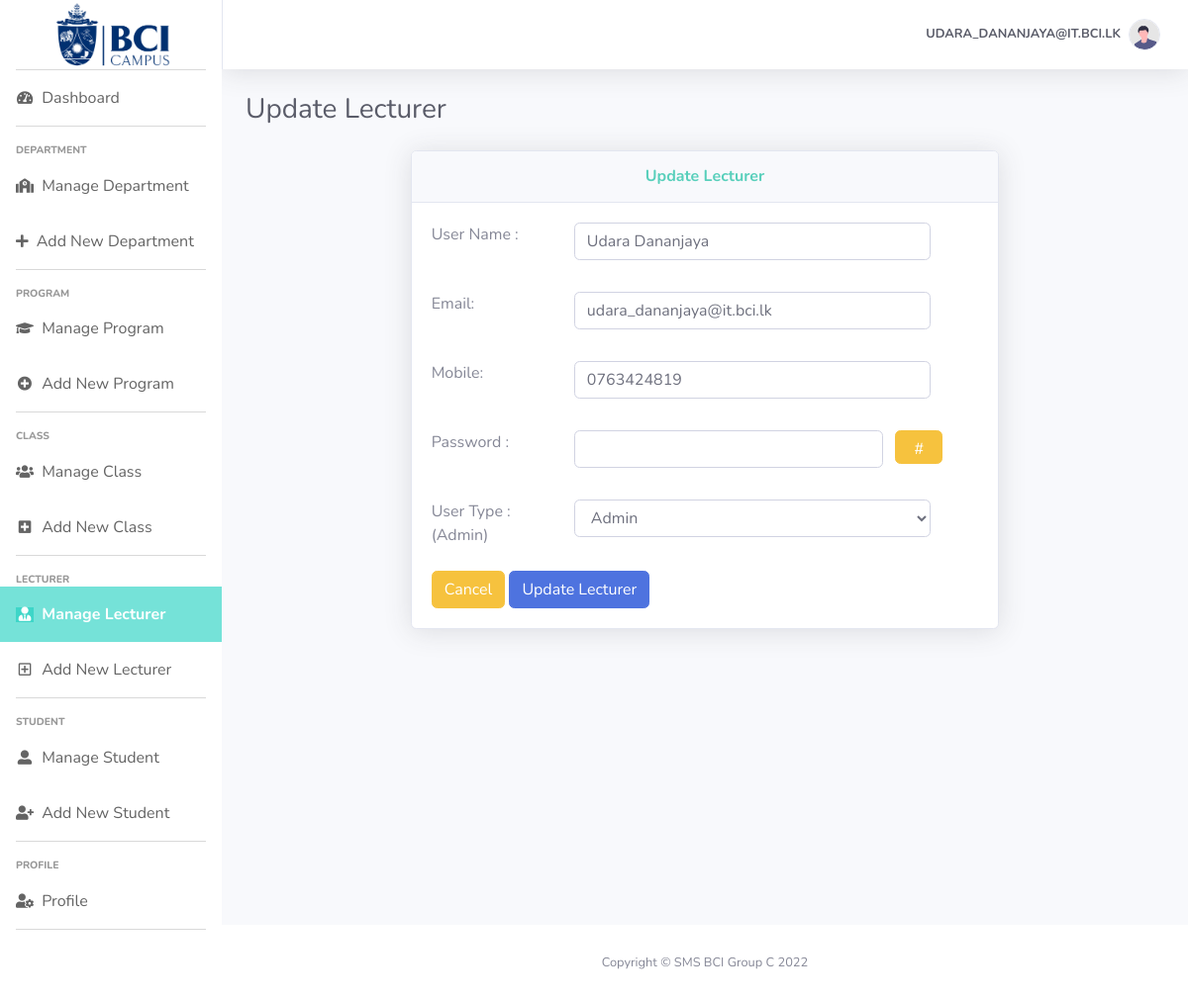
The app's page /Admin/Update_Lecturer?EditId=1 (signed in) with its own data.
### tables this page shows
CREATE TABLE `user` (
  `user_id` int(11) NOT NULL,
  `user_name` varchar(50) NOT NULL,
  `email` varchar(50) NOT NULL,
  `password` varchar(64) NOT NULL,
  `user_type` varchar(10) NOT NULL,
  `mobile` varchar(15) NOT NULL,
  `image` varchar(20) NOT NULL,
  `date` timestamp NOT NULL DEFAULT current_timestamp()
);

### Admin/Update_Lecturer.php (the view, shortened to what this page needs)
<?php
require_once "../config/database.php";
require_once "layout/header.php";
require_once "layout/footer.php";
if (isset($_GET['EditId'])) {
    $sql = "SELECT * FROM `user` WHERE user_id = {$_GET['EditId']};";
    $result = $conn->query($sql);
    $row = $result->fetch_assoc();
}
echo <<<EOT
<h1 class="h3 mb-4 text-gray-800">Update Lecturer</h1>
<div class="col-md-8 mx-auto">
    <div class="card shadow mb-4">
        <div class="card-header py-3">
            <h6 class="m-0 font-weight-bold text-center" Style="color:#58cfbb;">Update Lecturer</h6>
        </div>
        <div class="card-body">
            <form method="post">
                <div class="form-group row">
                    <label class="col-md-3 col-from-label">User Name : </label>
                    <div class="col-md-8">
                        <div class="form-group">
                            <input type="text" name="uname" class="form-control" value="{$row['user_name']}" required>
                        </div>
                    </div>
                </div>
                <div class="form-group row">
                    <label class="col-md-3 col-from-label">Email: </label>
                    <div class="col-md-8">
                        <div class="form-group">
                            <input type="text" name="email" class="form-control" value="{$row['email']}"  required>
                        </div>
                    </div>
                </div>
                <div class="form-group row">
                    <label class="col-md-3 col-from-label">Mobile: </label>
                    <div class="col-md-8">
                        <div class="form-group">
                            <input type="Text" name="mobile" class="form-control" value="{$row['mobile']}"  required>
                        </div>
                    </div>
                </div>
                <div class="form-group row">
                    <label class="col-md-3 col-from-label">Password : </label>
                    <div class="col-md-7">
                        <div class="form-group">
                            <input type="Text" id="pass" name="pass" class="form-control" required>
                        </div>
                    </div>
                    <a onclick='passgen();' class="col-md-1 btn btn-warning" style="width: 46px;height: 34px;">#</a>
                </div>
                <div class="form-group row">
                    <label class="col-md-3 col-from-label">User Type : ({$row['user_type']}) </label>
                    <div class="col-md-8">
                        <div class="form-group">
                            <select class="form-control" name="usergroup" id="usergroup" required>
                                <option value="Admin">Admin</option>
                            </select>
                        </div>
                    </div>
                </div>
                <a class="btn btn-warning" href="Manage_Lecturer"> Cancel </a>
                <input class="btn btn-primary" name="submit" type="submit" value="Update Lecturer">
            </form>
        </div>
    </div>
</div>
EOT;
?>

### records on screen
user: uname "Udara Dananjaya", email "udara_dananjaya@it.bci.lk", mobile "0763424819", user_type "Admin"

### other values on screen
$username "UDARA_DANANJAYA@IT.BCI.LK"
